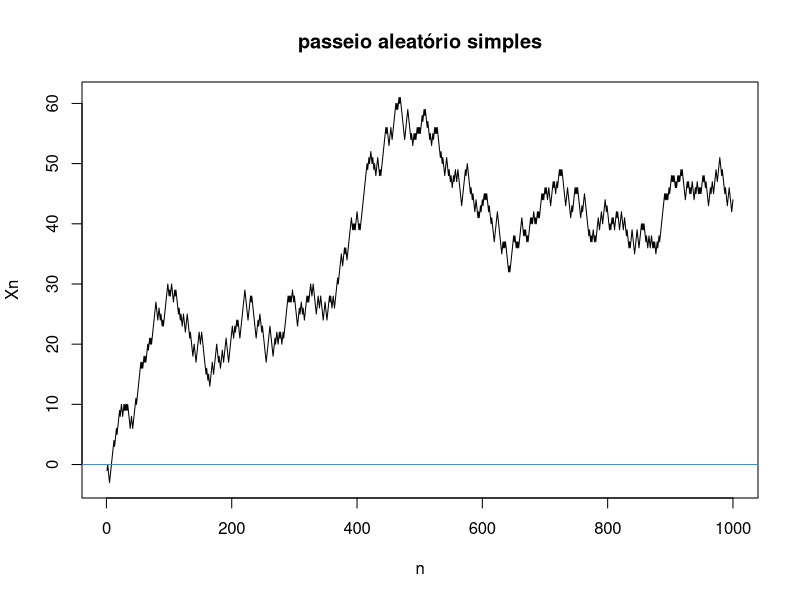
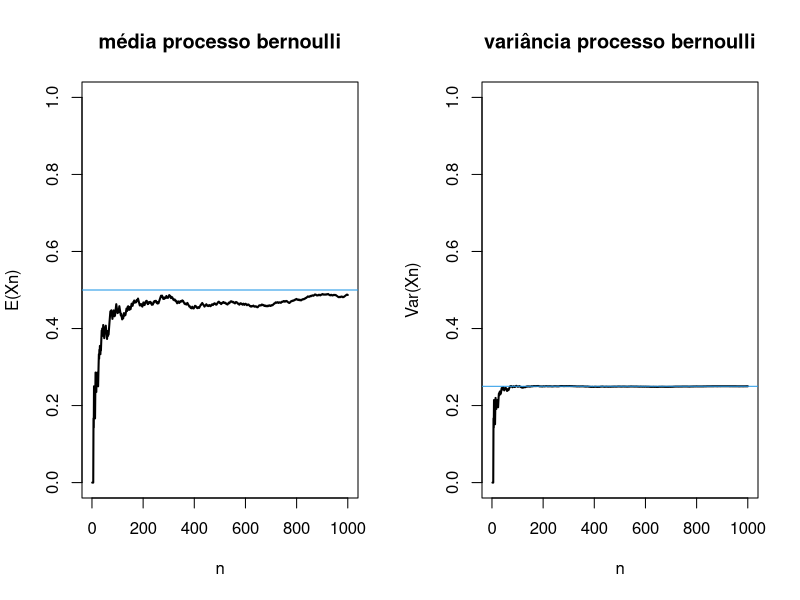
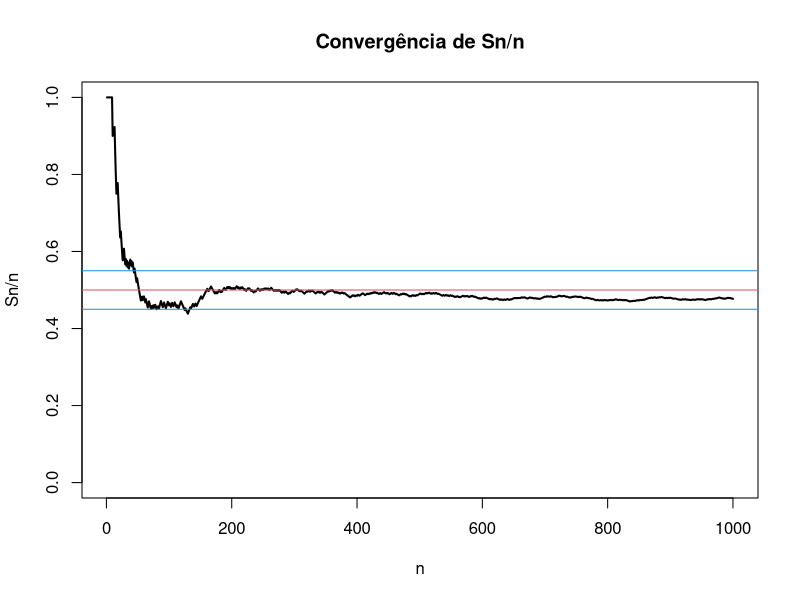
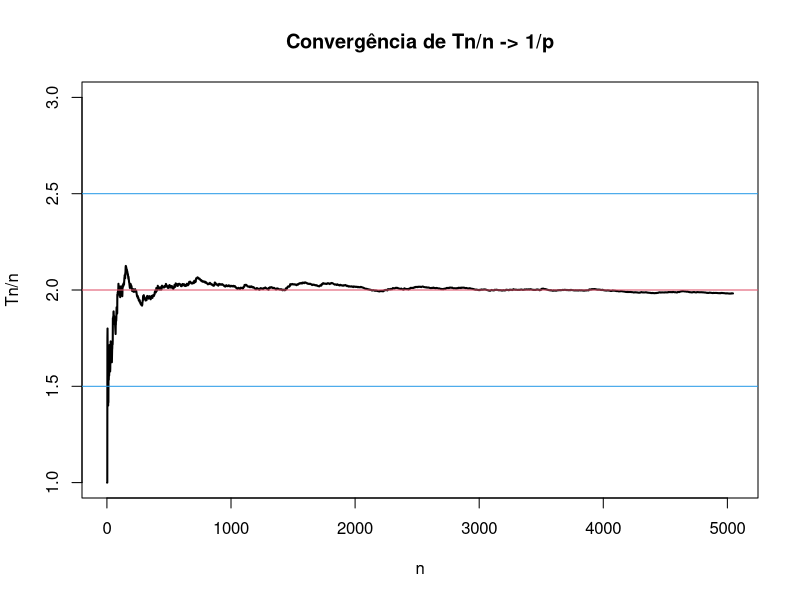

R code for these plots, in order:
## ---- chunk 1
knitr::opts_chunk$set(echo = TRUE)
## ---- chunk 2
#p(x=1)=p e p(x=-1)=1-p
p <- 0.5
q <- 1-p
n <- 1000
x <- ifelse(purrr::rbernoulli(n = n, p = p) == TRUE, 1, -1)
head(x, 10)
#{Sn, n>=0} = X1+ X2 + ... + Xn
# E = inteiros
# T = {0, 1, 2, ...}
sn <- cumsum(x)
plot(sn, 
     type = "l", 
     main = "passeio aleatório simples", 
     ylab = "Xn", 
     xlab = "n")
abline(h=0, col = 4)
## ---- chunk 3
#{Xt, t>=0}
# X0 = 0
# Xt >= 0
# Xt é valor inteiro
# Xs <= Xt se s < t
# Xt - Xs = n° de ocorrências em (s,t]


## ---- chunk 4
p <- 0.5
n <- 1000
x <- purrr::rbernoulli(n = n, p = p)
head(x, 10)
mean(x)

var(x) 
p*(1-p)
## ---- chunk 5
mean_x <- c()
var_x <- c()

for(i in 1:n){
  mean_x[i] <- mean(x[1:i])
  var_x[i] <- var(x[1:i])
}

par(mfrow = c(1,2))
plot(mean_x, 
     type = "l", 
     main = "média processo bernoulli", 
     xlab = "n", 
     ylab = "E(Xn)", 
     ylim = c(0,1), 
     lwd = 2)
abline(h=p, col = 4)

plot(var_x, 
     type = "l", 
     main = "variância processo bernoulli", 
     xlab = "n", 
     ylab = "Var(Xn)", 
     ylim = c(0,1), 
     lwd = 2)
abline(h=p*(1-p), col = 4)
par(mfrow = c(1,1))

## ---- chunk 6
p <- 0.5
n <- 1000
e <- 0.05
x <- purrr::rbernoulli(n = n, p = p)
x <- cumsum(x)
s <- 1:n
s <- x/s

plot(s, 
     type = "l",
     main = "Convergência de Sn/n",
     xlab = "n", 
     ylab = "Sn/n", 
     ylim = c(0,1), 
     lwd = 2)
abline(h=p-e, col = 4)
abline(h=p+e, col = 4)
abline(h=p, col = 2)
## ---- chunk 7

p <- 0.5
n <- 10000
e <- 0.5
x <- purrr::rbernoulli(n = n, p = p)
t <- c()
k <- 1
for(i in 1:n){
  # t é o instante do i-ésimo sucesso
  if(x[i]==TRUE){
    t[k] <- i
    k <- k + 1
  }
}

head(t,10)
## ---- chunk 8

tt <- 1:length(t)
tt <- t/tt

plot(tt, 
     type = "l",
     main = "Convergência de Tn/n -> 1/p",
     xlab = "n", 
     ylab = "Tn/n",
     lwd = 2, 
     ylim = c((1/p)-1, (1/p)+1))
abline(h=(1/p)-e, col = 4)
abline(h=(1/p)+e, col = 4)
abline(h=1/p, col = 2)
